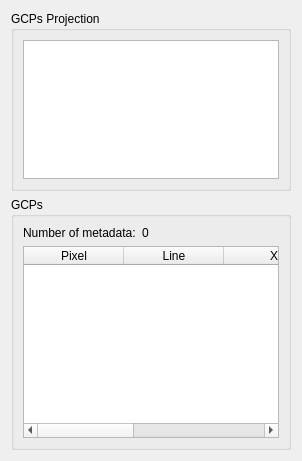
     <widget class="QWidget" name="gcpsTab">
      <attribute name="title">
       <string>GCPs</string>
      </attribute>
      <attribute name="toolTip">
       <string>Ground Control Points (GCPs).</string>
      </attribute>
      <layout class="QVBoxLayout" name="gcpsTabVerticalLayout">
       <item>
        <widget class="QGroupBox" name="gcpsProjectionGroupBox">
         <property name="sizePolicy">
          <sizepolicy hsizetype="Preferred" vsizetype="Minimum">
           <horstretch>0</horstretch>
           <verstretch>0</verstretch>
          </sizepolicy>
         </property>
         <property name="minimumSize">
          <size>
           <width>0</width>
           <height>120</height>
          </size>
         </property>
         <property name="maximumSize">
          <size>
           <width>16777215</width>
           <height>180</height>
          </size>
         </property>
         <property name="sizeIncrement">
          <size>
           <width>0</width>
           <height>0</height>
          </size>
         </property>
         <property name="title">
          <string>GCPs Projection</string>
         </property>
         <layout class="QVBoxLayout" name="gcpsProjectionVerticalLayout">
          <item>
           <widget class="QTextEdit" name="gcpsProjectionValue">
            <property name="toolTip">
             <string>The projection definition string for this dataset.

The returned string defines the projection coordinate system of the image in
OpenGIS WKT format.</string>
            </property>
            <property name="whatsThis">
             <string>The projection definition string for this dataset.

The returned string defines the projection coordinate system of the image in
OpenGIS WKT format.</string>
            </property>
            <property name="readOnly">
             <bool>true</bool>
            </property>
           </widget>
          </item>
         </layout>
        </widget>
       </item>
       <item>
        <widget class="QGroupBox" name="gcpsGoupBox">
         <property name="sizePolicy">
          <sizepolicy hsizetype="Preferred" vsizetype="Preferred">
           <horstretch>0</horstretch>
           <verstretch>2</verstretch>
          </sizepolicy>
         </property>
         <property name="minimumSize">
          <size>
           <width>0</width>
           <height>0</height>
          </size>
         </property>
         <property name="maximumSize">
          <size>
           <width>16777215</width>
           <height>16777215</height>
          </size>
         </property>
         <property name="sizeIncrement">
          <size>
           <width>0</width>
           <height>2</height>
          </size>
         </property>
         <property name="title">
          <string>GCPs</string>
         </property>
         <layout class="QVBoxLayout" name="gcpsVerticalLayout">
          <item>
           <layout class="QHBoxLayout" name="gcpsNumHorizontalLayout">
            <item>
             <widget class="QLabel" name="gcpsNumLabel">
              <property name="sizePolicy">
               <sizepolicy hsizetype="Minimum" vsizetype="Minimum">
                <horstretch>0</horstretch>
                <verstretch>0</verstretch>
               </sizepolicy>
              </property>
              <property name="text">
               <string>Number of metadata:</string>
              </property>
             </widget>
            </item>
            <item>
             <widget class="QLabel" name="gcpsNumValue">
              <property name="sizePolicy">
               <sizepolicy hsizetype="Preferred" vsizetype="Minimum">
                <horstretch>1</horstretch>
                <verstretch>0</verstretch>
               </sizepolicy>
              </property>
              <property name="sizeIncrement">
               <size>
                <width>1</width>
                <height>0</height>
               </size>
              </property>
              <property name="text">
               <string>0</string>
              </property>
              <property name="textInteractionFlags">
               <set>Qt::LinksAccessibleByMouse|Qt::TextSelectableByKeyboard|Qt::TextSelectableByMouse</set>
              </property>
             </widget>
            </item>
           </layout>
          </item>
          <item>
           <widget class="QTableWidget" name="gcpsTableWidget">
            <property name="sizePolicy">
             <sizepolicy hsizetype="Expanding" vsizetype="Expanding">
              <horstretch>0</horstretch>
              <verstretch>10</verstretch>
             </sizepolicy>
            </property>
            <property name="sizeIncrement">
             <size>
              <width>0</width>
              <height>10</height>
             </size>
            </property>
            <property name="contextMenuPolicy">
             <enum>Qt::ActionsContextMenu</enum>
            </property>
            <property name="editTriggers">
             <set>QAbstractItemView::NoEditTriggers</set>
            </property>
            <property name="horizontalScrollMode">
             <enum>QAbstractItemView::ScrollPerPixel</enum>
            </property>
            <column>
             <property name="text">
              <string>Pixel</string>
             </property>
            </column>
            <column>
             <property name="text">
              <string>Line</string>
             </property>
            </column>
            <column>
             <property name="text">
              <string>X</string>
             </property>
            </column>
            <column>
             <property name="text">
              <string>Y</string>
             </property>
            </column>
            <column>
             <property name="text">
              <string>Height</string>
             </property>
            </column>
            <column>
             <property name="text">
              <string>Info</string>
             </property>
            </column>
           </widget>
          </item>
         </layout>
        </widget>
       </item>
      </layout>
     </widget>
